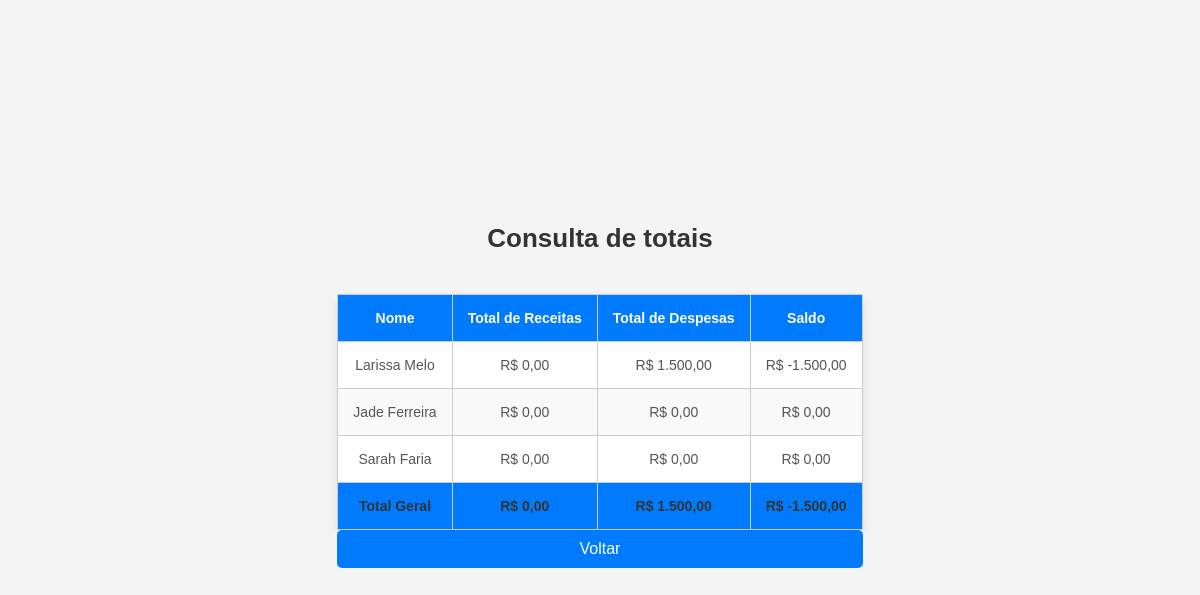
The page /transacoes/consultaTotais.php on the database its author committed.
### tables this page shows
CREATE TABLE `pessoa` (
  `Identificador` int(11) NOT NULL,
  `Nome` varchar(255) NOT NULL,
  `Idade` int(11) DEFAULT NULL
);

### queriesBD.php (called while the page is built)
<?php
$conn = mysqli_connect('localhost', 'root', '', 'controledegastos');
$consultaPessoas = $conn->query("SELECT * FROM pessoa");
$pessoas = [];
if ($consultaPessoas->num_rows >0) {
    while ($linhaPessoas= $consultaPessoas->fetch_assoc()) {
        $pessoas[] = $linhaPessoas;
    }
}
$consultaTransacoes = $conn->query("SELECT * FROM transacao");
$transacoes= [];
if ($consultaTransacoes !== false && $consultaTransacoes->num_rows > 0){
    while($linhaTransacoes=$consultaTransacoes->fetch_assoc()){
        $transacoes[] = $linhaTransacoes;
    }
}

### transacoes/consultaTotais.php (the view, shortened to what this page needs)
<!DOCTYPE html>
<html lang="pt-br">
<?php include 'C:\xampp\htdocs\controle-transacoes\queriesBD.php'; ?>
<head>
    <link rel="stylesheet" href="style.css">
</head>
<body>
    <div class="container">
        <h2>Consulta de totais</h2>
        <table>
            <thead>
                <tr>
                    <th>Nome</th>
                    <th>Total de Receitas</th>
                    <th>Total de Despesas</th>
                    <th>Saldo</th>
                </tr>
            </thead>
            <tbody>
                <?php
                $totalReceitasGeral = 0;
                $totalDespesasGeral = 0;
                if (!empty($pessoas)) {
                    foreach ($pessoas as $pessoa) {
                        $pessoaID = (int)$pessoa['Identificador'];
                        $totalReceitas = 0;
                        $totalDespesas = 0;
                        foreach ($transacoes as $transacao) {
                            if ((int)$transacao['Pessoa'] === $pessoaID) {
                                if ($transacao['Tipo'] == 'receita') {
                                    $totalReceitas += (float)$transacao['Valor'];
                                } elseif ($transacao['Tipo'] == 'despesa') {
                                    $totalDespesas += (float)$transacao['Valor'];
                                }
                            }
                        }
                        $saldo = $totalReceitas - $totalDespesas;
                        $totalReceitasGeral += $totalReceitas;
                        $totalDespesasGeral += $totalDespesas;
                        echo "<tr>
                                <td>{$pessoa['Nome']}</td>
                                <td>R$ " . number_format($totalReceitas, 2, ',', '.') . "</td>
                                <td>R$ " . number_format($totalDespesas, 2, ',', '.') . "</td>
                                <td>R$ " . number_format($saldo, 2, ',', '.') . "</td>
                              </tr>";
                    }
                } else {
                    echo "<tr><td colspan='4' class='text-center'>Nenhuma pessoa encontrada</td></tr>";
                }
                $saldoGeral = $totalReceitasGeral - $totalDespesasGeral;
                ?>
            </tbody>
            <tfoot>
                <tr>
                    <th>Total Geral</th>
                    <th>R$ <?= number_format($totalReceitasGeral, 2, ',', '.') ?></th>
                    <th>R$ <?= number_format($totalDespesasGeral, 2, ',', '.') ?></th>
                    <th>R$ <?= number_format($saldoGeral, 2, ',', '.') ?></th>
                </tr>
            </tfoot>
        </table>
        <button type="button" onclick="window.location.href='/controle-transacoes/home.php'">Voltar</button>
    </div>
</body>
</html>

### transacoes/style.css (style rules this page uses)
* { margin: 0; padding: 0; box-sizing: border-box; font-family: Arial, sans-serif; }
body { display: flex; justify-content: center; align-items: center; height: 100vh; background-color: #f4f4f4; }
.container { display: flex; flex-direction: column; align-items: center; }
.container { display: flex; flex-direction: column; align-items: center; padding: 20px; }
h2 { font-size: 26px; color: #333; margin-bottom: 20px; text-align: center; }
table { width: 100%; border-collapse: collapse; margin-top: 20px; background-color: #fff; border-radius: 10px; box-shadow: 0px 4px 10px rgba(0, 0, 0, 0.1); }
th, td { padding: 15px; text-align: center; font-size: 14px; color: #555; }
th { background-color: #007bff; color: white; }
tr:nth-child(even) { background-color: #f9f9f9; }
tfoot { background-color: #e9ecef; font-weight: bold; }
tfoot th { color: #333; }
table td, table th { border: 1px solid #ccc; }
button { width: 100%; padding: 10px; background-color: #007bff; color: white; font-size: 16px; border: none; border-radius: 5px; cursor: pointer; transition: 0.3s; margin-bottom: 10px; }

### rows shown on the page
pessoa: Nome "Larissa Melo", totalReceitas "0,00", totalDespesas "1.500,00", saldo "-1.500,00"
pessoa: Nome "Jade Ferreira", totalReceitas "0,00", totalDespesas "0,00", saldo "0,00"
pessoa: Nome "Sarah Faria", totalReceitas "0,00", totalDespesas "0,00", saldo "0,00"

### other values the page prints
$totalReceitasGeral "0,00"
$totalDespesasGeral "1.500,00"
$saldoGeral "-1.500,00"
